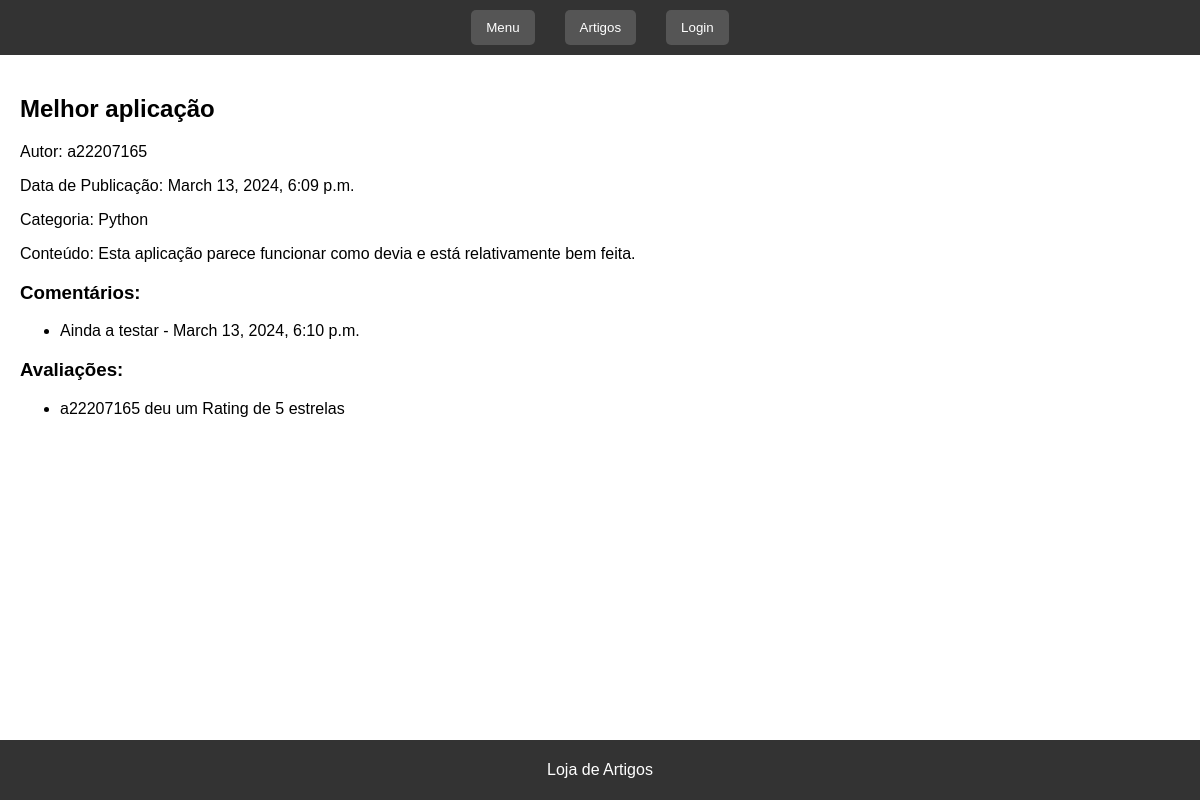
The page /artigos/artigo/1/ on the database its author committed.
### artigos/models.py (models this page shows, shortened)
class Artigo(models.Model):
    autor = models.ForeignKey(Autor, on_delete=models.CASCADE)
    titulo = models.CharField(max_length=200)
    conteudo = models.TextField()
    categoria = models.ForeignKey(Categoria, on_delete=models.SET_NULL, null=True)
    data_publicacao = models.DateTimeField(auto_now_add=True)
    imagem_destaque = models.ImageField(upload_to='artigos/', null=True, blank=True)

class Autor(models.Model):
    usuario = models.OneToOneField(User, on_delete=models.CASCADE)
    biografia = models.TextField(blank=True)
    foto_perfil = models.ImageField(upload_to='perfil/', null=True, blank=True)

class Categoria(models.Model):
    nome = models.CharField(max_length=100)

class Comentario(models.Model):
    autor = models.ForeignKey(User, on_delete=models.CASCADE)
    artigo = models.ForeignKey(Artigo, on_delete=models.CASCADE)
    conteudo = models.TextField()
    data_publicacao = models.DateTimeField(auto_now_add=True)

class Avaliacao(models.Model):
    RATING_CHOICES = (
        (1, '1'),
        (2, '2'),
        (3, '3'),
        (4, '4'),
        (5, '5'),
    )
    autor = models.ForeignKey(User, on_delete=models.CASCADE)
    artigo = models.ForeignKey(Artigo, on_delete=models.CASCADE)
    rating = models.IntegerField(choices=RATING_CHOICES)

### artigos/views.py (the view)
# urls.py: path('artigo/<int:artigo_id>/', views.detalhes_artigo, name='detalhes_artigo'),
def detalhes_artigo(request, artigo_id):
    artigo = get_object_or_404(Artigo, pk=artigo_id)
    comentarios = Comentario.objects.filter(artigo=artigo)
    avaliacoes = Avaliacao.objects.filter(artigo=artigo)
    return render(request, 'artigos/detalhes_artigo.html', {'artigo': artigo, 'comentarios': comentarios, 'avaliacoes': avaliacoes})

### artigos/templates/artigos/detalhes_artigo.html (shortened to what this page needs)
{% extends 'artigos/layout.html' %}
{% block content %}
    <h2>{{ artigo.titulo }}</h2>
    <p>Autor: {{ artigo.autor.usuario.username }}</p>
    <p>Data de Publicação: {{ artigo.data_publicacao }}</p>
    <p>Categoria: {{ artigo.categoria.nome }}</p>
    <p>Conteúdo: {{ artigo.conteudo }}</p>
    <h3>Comentários:</h3>
    <ul>
        {% for comentario in comentarios %}
            <li>{{ comentario.conteudo }} - {{ comentario.data_publicacao }}</li>
        {% endfor %}
    </ul>
    <h3>Avaliações:</h3>
    <ul>
        {% for avaliacao in avaliacoes %}
            <li>{{ avaliacao.autor.username }} deu um Rating de {{ avaliacao.rating }} estrelas</li>
        {% endfor %}
    </ul>
{% endblock %}

### artigos/static/artigos/artigos.css (style rules this page uses)
body { font-family: Arial, sans-serif; margin: 0; padding: 0; box-sizing: border-box; }
* { box-sizing: border-box; font-family: sans-serif; }

### rows shown on the page
Artigo: titulo "Melhor aplicação", autor.usuario.username "a22207165", data_publicacao "March 13, 2024, 6:09 p.m.", categoria.nome "Python", conteudo "Esta aplicação parece funcionar como devia e está relativamente bem feita."
Comentario: conteudo "Ainda a testar", data_publicacao "March 13, 2024, 6:10 p.m."
Avaliacao: autor.username "a22207165", rating "5"
